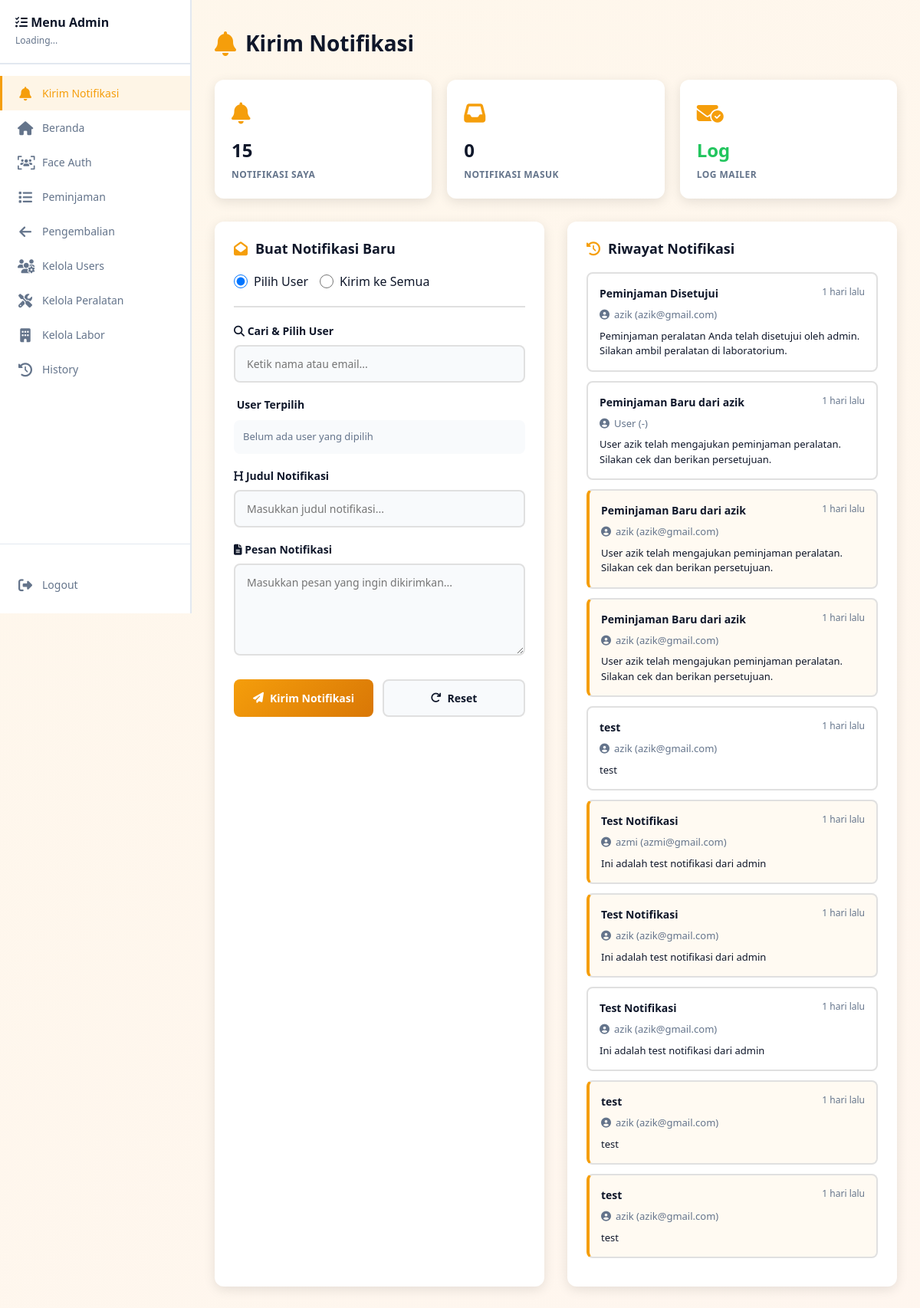
Screenshot of /admin/notifikasi.php (signed in) with the database file from the repository.
### tables this page shows
CREATE TABLE `notifications` (
  `id` int(11) NOT NULL,
  `user_id` int(11) NOT NULL,
  `recipient_type` varchar(20) DEFAULT 'user',
  `title` varchar(191) NOT NULL,
  `message` text NOT NULL,
  `is_read` tinyint(1) DEFAULT 0,
  `created_at` datetime DEFAULT current_timestamp()
);

CREATE TABLE `users` (
  `id` int(11) NOT NULL,
  `email` varchar(100) DEFAULT NULL,
  `nama` varchar(100) DEFAULT NULL,
  `nim` varchar(20) DEFAULT NULL,
  `password` varchar(255) DEFAULT NULL,
  `foto` varchar(255) DEFAULT NULL,
  `is_active` tinyint(1) DEFAULT 1,
  `role` varchar(20) DEFAULT 'mahasiswa',
  `created_at` datetime DEFAULT current_timestamp(),
  `updated_at` datetime DEFAULT current_timestamp() ON UPDATE current_timestamp()
);

### admin/notifikasi.php (the view, shortened to what this page needs)
<?php
include '../config/database.php';
$id = $_SESSION['admin_id'];
$total_notifications_sent = mysqli_fetch_assoc(mysqli_query($conn, "SELECT COUNT(*) as total FROM notifications WHERE user_id = $id"))['total'] ?? 0;
$incoming_count = mysqli_fetch_assoc(mysqli_query($conn, "SELECT COUNT(*) as total FROM peminjaman WHERE status = 'Menunggu' OR (status = 'Disetujui' AND status_pengembalian = 0)"))['total'] ?? 0;
$latest_notifications = mysqli_query($conn, "SELECT n.*, u.nama, u.email FROM notifications n LEFT JOIN users u ON n.user_id = u.id ORDER BY n.created_at DESC LIMIT 10");
?>
<!DOCTYPE html>
<html lang="id">
<head>
  <link href="https://cdn.jsdelivr.net/npm/bootstrap@5.3.2/dist/css/bootstrap.min.css" rel="stylesheet">
  <link rel="stylesheet" href="https://cdnjs.cloudflare.com/ajax/libs/font-awesome/6.4.0/css/all.min.css">
</head>
<body>
<?php include '../assets/admin_sidebar.php'; ?>
<div class="main-content">
  <div class="page-header">
    <h1>
      <i class="fas fa-bell"></i>
      Kirim Notifikasi
    </h1>
  </div>
  <div class="stats-row">
    <a href="notifikasi_admin.php" style="text-decoration: none;">
      <div class="stat-card" style="position: relative;">
        <div class="stat-card-icon"><i class="fas fa-bell"></i></div>
        <div class="stat-card-value"><?php echo $total_notifications_sent; ?></div>
        <div class="stat-card-label">Notifikasi Saya</div>
      </div>
    </a>
    <a href="notifikasi_masuk.php" style="text-decoration: none;">
      <div class="stat-card" style="position: relative;">
        <div class="stat-card-icon"><i class="fas fa-inbox"></i></div>
        <div class="stat-card-value" id="incomingNotifValue"><?php echo $incoming_count; ?></div>
        <div class="stat-card-label">Notifikasi Masuk</div>
      </div>
    </a>
    <a href="notification_logs.php" style="text-decoration: none;">
      <div class="stat-card">
        <div class="stat-card-icon"><i class="fas fa-envelope-circle-check"></i></div>
        <div class="stat-card-value" style="color: var(--success);">Log</div>
        <div class="stat-card-label">Log Mailer</div>
      </div>
    </a>
  </div>
  <div class="content-grid">
    <div class="form-section">
      <h3><i class="fas fa-envelope-open"></i> Buat Notifikasi Baru</h3>
      <form method="POST" id="notificationForm">
        <div class="recipient-options">
          <div class="option-radio">
            <input type="radio" id="sendSelected" name="recipient_type" value="selected" checked>
            <label for="sendSelected">Pilih User</label>
          </div>
          <div class="option-radio">
            <input type="radio" id="sendAll" name="recipient_type" value="all">
            <label for="sendAll">Kirim ke Semua</label>
          </div>
        </div>
        <div id="userSelectionDiv" style="display: block;">
          <div class="form-group">
            <label><i class="fas fa-search"></i> Cari & Pilih User</label>
            <div class="search-wrapper">
              <input
                type="text"
                id="userSearch"
                placeholder="Ketik nama atau email..."
                autocomplete="off"
              >
            </div>
          </div>
          <div class="form-group">
            <label><i class="fas fa-users-check"></i> User Terpilih</label>
            <div class="selected-users" id="selectedUsers">
              <p style="color: var(--text-secondary); font-size: 13px; margin: 0;">Belum ada user yang dipilih</p>
            </div>
          </div>
        </div>
        <div class="form-group">
          <label><i class="fas fa-heading"></i> Judul Notifikasi</label>
          <input
            type="text"
            name="title"
            placeholder="Masukkan judul notifikasi..."
            required
          >
        </div>
        <div class="form-group">
          <label><i class="fas fa-file-alt"></i> Pesan Notifikasi</label>
          <textarea
            name="message"
            placeholder="Masukkan pesan yang ingin dikirimkan..."
            required
          ></textarea>
        </div>
        <div class="btn-group">
          <button type="submit" class="btn-send" id="submitBtn">
            <i class="fas fa-paper-plane"></i> Kirim Notifikasi
          </button>
          <button type="reset" class="btn-reset" onclick="resetForm()">
            <i class="fas fa-redo"></i> Reset
          </button>
        </div>
      </form>
    </div>
    <div class="notifications-section">
      <h3><i class="fas fa-history"></i> Riwayat Notifikasi</h3>
      <div id="notificationsHistory">
        <?php
        if(mysqli_num_rows($latest_notifications) > 0):
          while($notif = mysqli_fetch_assoc($latest_notifications)):
            $is_unread = $notif['is_read'] == 0 ? 'unread' : '';
            $created = new DateTime($notif['created_at']);
            $now = new DateTime();
            $interval = $now->diff($created);
            if($interval->days > 0) {
              $time_text = $interval->days . ' hari lalu';
            } elseif($interval->h > 0) {
              $time_text = $interval->h . ' jam lalu';
            } elseif($interval->i > 0) {
              $time_text = $interval->i . ' menit lalu';
            } else {
              $time_text = 'Baru saja';
            }
        ?>
          <div class="notification-item <?php echo $is_unread; ?>">
            <div class="notification-header">
              <div class="notification-title"><?php echo htmlspecialchars($notif['title']); ?></div>
              <div class="notification-time"><?php echo $time_text; ?></div>
            </div>
            <div class="notification-recipient">
              <i class="fas fa-user-circle"></i>
              <?php echo htmlspecialchars($notif['nama'] ?? 'User'); ?> (<?php echo htmlspecialchars($notif['email'] ?? '-'); ?>)
            </div>
            <div class="notification-message">
              <?php echo nl2br(htmlspecialchars(substr($notif['message'], 0, 100))); ?>
            </div>
          </div>
        <?php
          endwhile;
        endif; ?>
      </div>
    </div>
  </div>
</div>
</body>
</html>

### assets/admin_sidebar.php (style rules this page uses)
:root { --primary: #f59e0b; --primary-light: #fbbf24; --primary-dark: #d97706; --secondary: #fb923c; --bg-primary: #ffffff; --bg-secondary: #f8fafc; --bg-tertiary: #fef3c7; --text-primary: #0f172a; --text-secondary: #64748b; --border-color: #e0e0e0; --border-light: #e2e8f0; --hover-bg: #f9f9f9; --success: #22c55e; --danger: #ef4444; --shadow: 0 4px 15px rgba(0,0,0,0.1); }
* { box-sizing: border-box; }
body { overflow-x: hidden; margin: 0; padding: 0; }
.main-content { margin-left: 250px; transition: margin-left 0.3s ease; width: calc(100% - 250px); }

### rows the page displays
notifications: title "Peminjaman Disetujui", created_at "1 hari lalu", user.nama "azik", user.email "azik@gmail.com", message "Peminjaman peralatan Anda telah disetujui oleh admin. Silakan ambil peralatan di laboratorium."
notifications: title "Peminjaman Baru dari azik", created_at "1 hari lalu", nama "User", email "-", message "User azik telah mengajukan peminjaman peralatan. Silakan cek dan berikan persetujuan."
notifications: title "Peminjaman Baru dari azik", created_at "1 hari lalu", user.nama "azik", user.email "azik@gmail.com", message "User azik telah mengajukan peminjaman peralatan. Silakan cek dan berikan persetujuan."
notifications: title "Peminjaman Baru dari azik", created_at "1 hari lalu", user.nama "azik", user.email "azik@gmail.com", message "User azik telah mengajukan peminjaman peralatan. Silakan cek dan berikan persetujuan."
notifications: title "test", created_at "1 hari lalu", user.nama "azik", user.email "azik@gmail.com", message "test"
notifications: title "Test Notifikasi", time_text "1 hari lalu", user.nama "azmi", user.email "azmi@gmail.com", message "Ini adalah test notifikasi dari admin"
notifications: title "Test Notifikasi", time_text "1 hari lalu", user.nama "azik", user.email "azik@gmail.com", message "Ini adalah test notifikasi dari admin"
notifications: title "Test Notifikasi", time_text "1 hari lalu", user.nama "azik", user.email "azik@gmail.com", message "Ini adalah test notifikasi dari admin"
notifications: title "test", time_text "1 hari lalu", user.nama "azik", user.email "azik@gmail.com", message "test"
notifications: title "test", time_text "1 hari lalu", user.nama "azik", user.email "azik@gmail.com", message "test"

### other values shown
$item['label'] "Kirim Notifikasi"
$item['label'] "Beranda"
$item['label'] "Face Auth"
$item['label'] "Peminjaman"
$item['label'] "Pengembalian"
$item['label'] "Kelola Users"
$item['label'] "Kelola Peralatan"
$item['label'] "Kelola Labor"
$item['label'] "History"
$total_notifications_sent "15"
$incoming_count "0"
